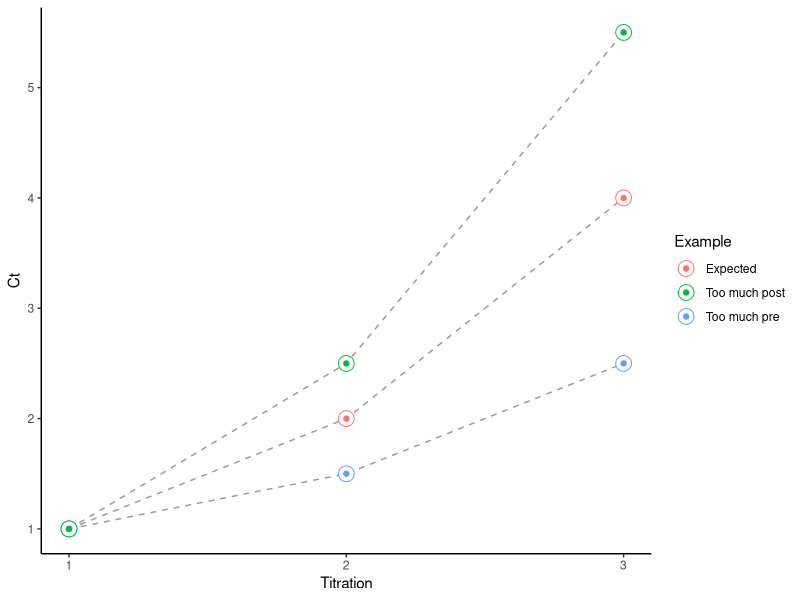
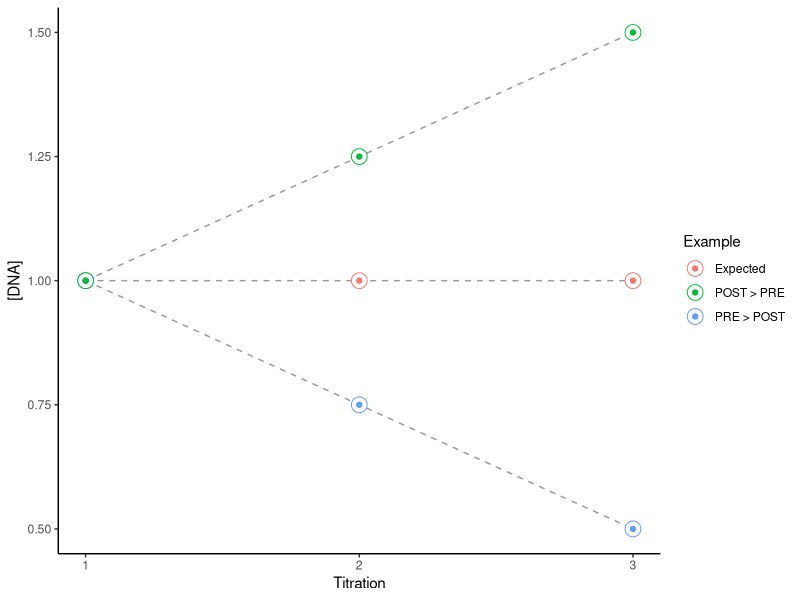
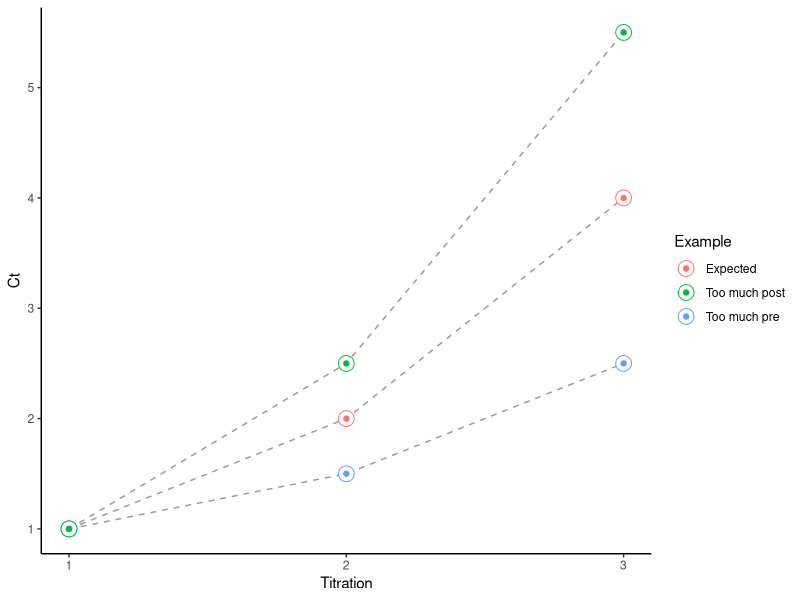
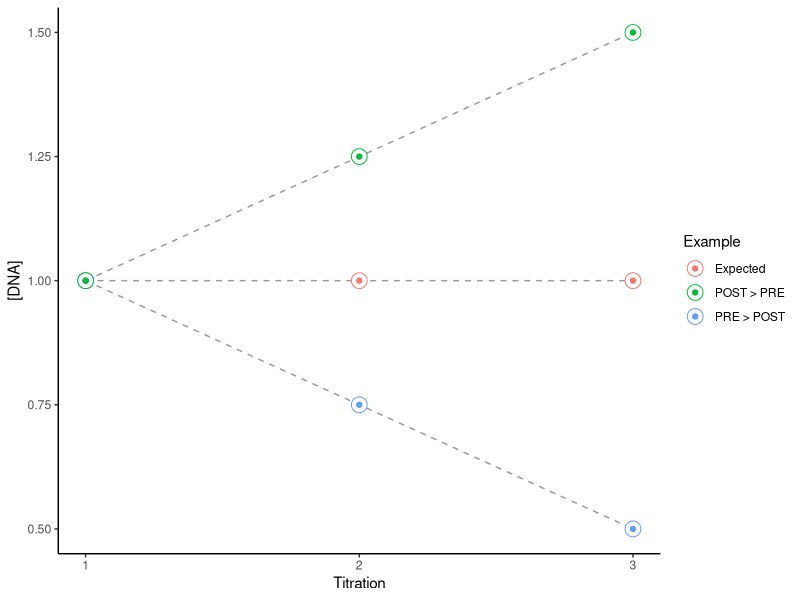

The R source for these figures, in order:
## ---- chunk 1
library(tidyverse)
## ---- chunk 2
ercc_diag_df <- tribble(
      ~Example,     ~Titration, ~Ct,
      "Expected",         1, 1,
      "Expected",         2, 2,
      "Expected",         3, 4,
      "Too much pre",     1, 1,
      "Too much pre",     2, 1.5,
      "Too much pre",     3, 2.5,
      "Too much post",    1, 1,
      "Too much post",    2, 2.5,
      "Too much post",    3, 5.5,
)
## ---- chunk 3
ggplot(ercc_diag_df) + 
      geom_path(aes(x = Titration, y = Ct, group = Example), 
                linetype = 2, color = "grey60") + 
      geom_point(aes(x = Titration, y = Ct, color = Example), 
                 shape = 21, size = 5, fill = "white") + 
      geom_point(aes(x = Titration, y = Ct, color = Example))+
      theme_classic() +
      scale_x_continuous(breaks = c(1,2,3), labels = c(1,2,3))
## ---- chunk 4
ggsave("~/Projects/MGTST-Manuscript/ercc_diag_plot.pdf", height = 3, width = 4, useDingbats=FALSE)
## ---- chunk 5
prok_diag_df <- tribble(
      ~Example,     ~Titration, ~`[DNA]`,
      "Expected",         1, 1,
      "Expected",         2, 1,
      "Expected",         3, 1,
      "PRE > POST",     1, 1,
      "PRE > POST",     2, 0.75,
      "PRE > POST",     3, 0.5,
      "POST > PRE",    1, 1,
      "POST > PRE",    2, 1.25,
      "POST > PRE",    3, 1.5,
)
## ---- chunk 6
ggplot(prok_diag_df) + 
      geom_path(aes(x = Titration, y = `[DNA]`, group = Example), 
                linetype = 2, color = "grey60") + 
      geom_point(aes(x = Titration, y = `[DNA]`, color = Example), 
                 shape = 21, size = 5, fill = "white") + 
      geom_point(aes(x = Titration, y = `[DNA]`, color = Example)) +
      theme_classic() +
      scale_x_continuous(breaks = c(1,2,3), labels = c(1,2,3))
## ---- chunk 7
ggsave("~/Projects/MGTST-Manuscript/prok_diag_plot.pdf", height = 3, width = 4, useDingbats=FALSE)
